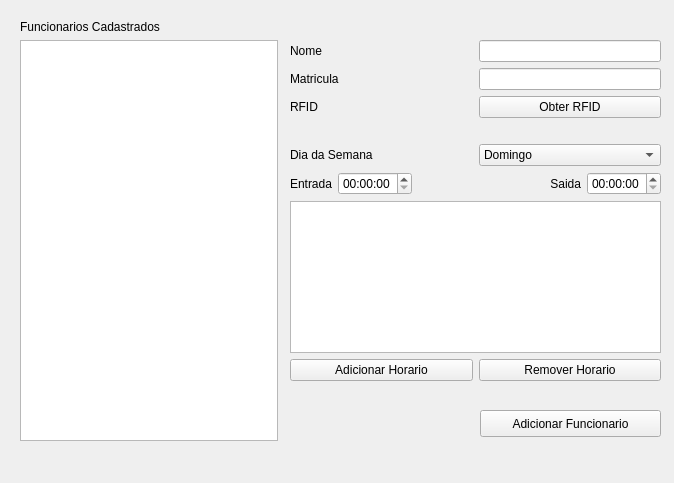
<?xml version="1.0" encoding="UTF-8"?>
<ui version="4.0">
 <class>Add_Funcionarios_Window</class>
 <widget class="QMainWindow" name="Add_Funcionarios_Window">
  <property name="geometry">
   <rect>
    <x>0</x>
    <y>0</y>
    <width>674</width>
    <height>483</height>
   </rect>
  </property>
  <property name="windowTitle">
   <string>Adicionar Funcionarios</string>
  </property>
  <property name="locale">
   <locale language="Portuguese" country="Brazil"/>
  </property>
  <widget class="QWidget" name="centralwidget">
   <widget class="QPushButton" name="pushButton_adicionar">
    <property name="geometry">
     <rect>
      <x>480</x>
      <y>410</y>
      <width>181</width>
      <height>27</height>
     </rect>
    </property>
    <property name="text">
     <string>Adicionar Funcionario</string>
    </property>
   </widget>
   <widget class="QWidget" name="layoutWidget">
    <property name="geometry">
     <rect>
      <x>290</x>
      <y>40</y>
      <width>371</width>
      <height>341</height>
     </rect>
    </property>
    <layout class="QVBoxLayout" name="verticalLayout">
     <item>
      <layout class="QHBoxLayout" name="horizontalLayout_2">
       <item>
        <widget class="QLabel" name="label_2">
         <property name="text">
          <string>Nome</string>
         </property>
        </widget>
       </item>
       <item>
        <widget class="QLineEdit" name="lineEdit_nome">
         <property name="sizePolicy">
          <sizepolicy hsizetype="Preferred" vsizetype="Fixed">
           <horstretch>0</horstretch>
           <verstretch>0</verstretch>
          </sizepolicy>
         </property>
        </widget>
       </item>
      </layout>
     </item>
     <item>
      <layout class="QHBoxLayout" name="horizontalLayout">
       <item>
        <widget class="QLabel" name="label_3">
         <property name="text">
          <string>Matricula</string>
         </property>
        </widget>
       </item>
       <item>
        <widget class="QLineEdit" name="lineEdit_matricula">
         <property name="sizePolicy">
          <sizepolicy hsizetype="Preferred" vsizetype="Fixed">
           <horstretch>0</horstretch>
           <verstretch>0</verstretch>
          </sizepolicy>
         </property>
        </widget>
       </item>
      </layout>
     </item>
     <item>
      <layout class="QHBoxLayout" name="horizontalLayout_3">
       <item>
        <widget class="QLabel" name="label_4">
         <property name="text">
          <string>RFID</string>
         </property>
        </widget>
       </item>
       <item>
        <widget class="QPushButton" name="pushButton_obter_rfid">
         <property name="text">
          <string>Obter RFID</string>
         </property>
        </widget>
       </item>
      </layout>
     </item>
     <item>
      <widget class="QLabel" name="label_RFID">
       <property name="text">
        <string/>
       </property>
      </widget>
     </item>
     <item>
      <layout class="QHBoxLayout" name="horizontalLayout_5">
       <item>
        <widget class="QLabel" name="label_7">
         <property name="text">
          <string>Dia da Semana</string>
         </property>
        </widget>
       </item>
       <item>
        <widget class="QComboBox" name="comboBox_dias_semana">
         <item>
          <property name="text">
           <string>Domingo</string>
          </property>
         </item>
         <item>
          <property name="text">
           <string>Segunda</string>
          </property>
         </item>
         <item>
          <property name="text">
           <string>Terça</string>
          </property>
         </item>
         <item>
          <property name="text">
           <string>Quarta</string>
          </property>
         </item>
         <item>
          <property name="text">
           <string>Quinta</string>
          </property>
         </item>
         <item>
          <property name="text">
           <string>Sexta</string>
          </property>
         </item>
         <item>
          <property name="text">
           <string>Sabado</string>
          </property>
         </item>
        </widget>
       </item>
      </layout>
     </item>
     <item>
      <layout class="QHBoxLayout" name="horizontalLayout_4">
       <item>
        <widget class="QLabel" name="label_5">
         <property name="sizePolicy">
          <sizepolicy hsizetype="Fixed" vsizetype="Preferred">
           <horstretch>0</horstretch>
           <verstretch>0</verstretch>
          </sizepolicy>
         </property>
         <property name="layoutDirection">
          <enum>Qt::LeftToRight</enum>
         </property>
         <property name="text">
          <string>Entrada</string>
         </property>
         <property name="alignment">
          <set>Qt::AlignRight|Qt::AlignTrailing|Qt::AlignVCenter</set>
         </property>
        </widget>
       </item>
       <item>
        <widget class="QTimeEdit" name="timeEdit_entrada"/>
       </item>
       <item>
        <spacer name="horizontalSpacer">
         <property name="orientation">
          <enum>Qt::Horizontal</enum>
         </property>
         <property name="sizeHint" stdset="0">
          <size>
           <width>40</width>
           <height>20</height>
          </size>
         </property>
        </spacer>
       </item>
       <item>
        <widget class="QLabel" name="label_6">
         <property name="sizePolicy">
          <sizepolicy hsizetype="Fixed" vsizetype="Preferred">
           <horstretch>0</horstretch>
           <verstretch>0</verstretch>
          </sizepolicy>
         </property>
         <property name="text">
          <string>Saida</string>
         </property>
         <property name="alignment">
          <set>Qt::AlignRight|Qt::AlignTrailing|Qt::AlignVCenter</set>
         </property>
        </widget>
       </item>
       <item>
        <widget class="QTimeEdit" name="timeEdit_saida"/>
       </item>
      </layout>
     </item>
     <item>
      <widget class="QTableView" name="tableView_horarios"/>
     </item>
     <item>
      <layout class="QHBoxLayout" name="horizontalLayout_6">
       <item>
        <widget class="QPushButton" name="pushButton_adicionar_horario">
         <property name="text">
          <string>Adicionar Horario</string>
         </property>
        </widget>
       </item>
       <item>
        <widget class="QPushButton" name="pushButton_remover_horario">
         <property name="text">
          <string>Remover Horario</string>
         </property>
        </widget>
       </item>
      </layout>
     </item>
    </layout>
   </widget>
   <widget class="QWidget" name="layoutWidget">
    <property name="geometry">
     <rect>
      <x>20</x>
      <y>20</y>
      <width>258</width>
      <height>421</height>
     </rect>
    </property>
    <layout class="QVBoxLayout" name="verticalLayout_2">
     <item>
      <widget class="QLabel" name="label">
       <property name="text">
        <string>Funcionarios Cadastrados</string>
       </property>
      </widget>
     </item>
     <item>
      <widget class="QListWidget" name="listWidget_funcionarios"/>
     </item>
    </layout>
   </widget>
   <zorder>layoutWidget</zorder>
   <zorder>layoutWidget</zorder>
   <zorder>pushButton_adicionar</zorder>
  </widget>
  <widget class="QMenuBar" name="menubar">
   <property name="geometry">
    <rect>
     <x>0</x>
     <y>0</y>
     <width>674</width>
     <height>25</height>
    </rect>
   </property>
  </widget>
 </widget>
 <tabstops>
  <tabstop>lineEdit_nome</tabstop>
  <tabstop>lineEdit_matricula</tabstop>
  <tabstop>pushButton_obter_rfid</tabstop>
  <tabstop>comboBox_dias_semana</tabstop>
  <tabstop>timeEdit_entrada</tabstop>
  <tabstop>timeEdit_saida</tabstop>
  <tabstop>pushButton_adicionar_horario</tabstop>
  <tabstop>pushButton_remover_horario</tabstop>
  <tabstop>pushButton_adicionar</tabstop>
  <tabstop>listWidget_funcionarios</tabstop>
 </tabstops>
 <resources/>
 <connections/>
</ui>
